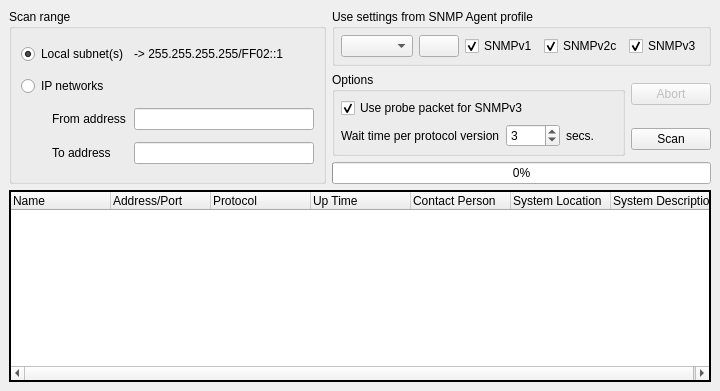
      <widget class="QWidget" name="DiscoveryTab">
       <attribute name="title">
        <string extracomment="Scan, probing, IP range search">Discovery</string>
       </attribute>
       <layout class="QGridLayout">
        <property name="leftMargin">
         <number>9</number>
        </property>
        <property name="topMargin">
         <number>9</number>
        </property>
        <property name="rightMargin">
         <number>9</number>
        </property>
        <property name="bottomMargin">
         <number>9</number>
        </property>
        <property name="spacing">
         <number>6</number>
        </property>
        <item row="1" column="1" rowspan="2">
         <widget class="QGroupBox" name="DiscoveryOptions">
          <property name="title">
           <string>Options</string>
          </property>
          <layout class="QGridLayout">
           <property name="leftMargin">
            <number>6</number>
           </property>
           <property name="topMargin">
            <number>6</number>
           </property>
           <property name="rightMargin">
            <number>6</number>
           </property>
           <property name="bottomMargin">
            <number>6</number>
           </property>
           <property name="spacing">
            <number>6</number>
           </property>
           <item row="1" column="2">
            <widget class="QLabel" name="DiscoveryWaitTimeL2">
             <property name="text">
              <string extracomment="abbreviated &quot;seconds&quot;">secs.</string>
             </property>
            </widget>
           </item>
           <item row="1" column="1">
            <widget class="QSpinBox" name="DiscoveryWaitTime">
             <property name="minimum">
              <number>1</number>
             </property>
             <property name="maximum">
              <number>1000</number>
             </property>
             <property name="value">
              <number>3</number>
             </property>
            </widget>
           </item>
           <item row="1" column="0">
            <widget class="QLabel" name="DiscoveryWaitTimeL">
             <property name="text">
              <string>Wait time per protocol version</string>
             </property>
            </widget>
           </item>
           <item row="0" column="0" colspan="2">
            <widget class="QCheckBox" name="DiscoverySNMPv3Probe">
             <property name="text">
              <string>Use probe packet for SNMPv3</string>
             </property>
             <property name="checked">
              <bool>true</bool>
             </property>
            </widget>
           </item>
          </layout>
         </widget>
        </item>
        <item row="0" column="1" colspan="2">
         <widget class="QGroupBox" name="DiscoveryAgentProperties">
          <property name="sizePolicy">
           <sizepolicy hsizetype="Preferred" vsizetype="Preferred">
            <horstretch>0</horstretch>
            <verstretch>0</verstretch>
           </sizepolicy>
          </property>
          <property name="title">
           <string>Use settings from SNMP Agent profile</string>
          </property>
          <layout class="QGridLayout">
           <property name="leftMargin">
            <number>6</number>
           </property>
           <property name="topMargin">
            <number>6</number>
           </property>
           <property name="rightMargin">
            <number>6</number>
           </property>
           <property name="bottomMargin">
            <number>6</number>
           </property>
           <property name="spacing">
            <number>6</number>
           </property>
           <item row="0" column="2">
            <widget class="QCheckBox" name="DiscoveryV1">
             <property name="text">
              <string>SNMPv1</string>
             </property>
             <property name="checked">
              <bool>true</bool>
             </property>
            </widget>
           </item>
           <item row="0" column="3">
            <widget class="QCheckBox" name="DiscoveryV2c">
             <property name="text">
              <string>SNMPv2c</string>
             </property>
             <property name="checked">
              <bool>true</bool>
             </property>
            </widget>
           </item>
           <item row="0" column="4">
            <widget class="QCheckBox" name="DiscoveryV3">
             <property name="text">
              <string>SNMPv3</string>
             </property>
             <property name="checked">
              <bool>true</bool>
             </property>
            </widget>
           </item>
           <item row="0" column="1">
            <widget class="QPushButton" name="DiscoveryAgentSettings">
             <property name="sizePolicy">
              <sizepolicy hsizetype="Fixed" vsizetype="Fixed">
               <horstretch>0</horstretch>
               <verstretch>0</verstretch>
              </sizepolicy>
             </property>
             <property name="text">
              <string/>
             </property>
             <property name="icon">
              <iconset resource="snmpb.qrc">
               <normaloff>:/icon/cog</normaloff>:/icon/cog</iconset>
             </property>
            </widget>
           </item>
           <item row="0" column="0">
            <widget class="QComboBox" name="DiscoveryAgentProfile">
             <property name="sizePolicy">
              <sizepolicy hsizetype="Expanding" vsizetype="Fixed">
               <horstretch>0</horstretch>
               <verstretch>0</verstretch>
              </sizepolicy>
             </property>
            </widget>
           </item>
          </layout>
         </widget>
        </item>
        <item row="0" column="0" rowspan="4">
         <widget class="QGroupBox" name="DiscoveryRange">
          <property name="title">
           <string>Scan range</string>
          </property>
          <layout class="QGridLayout">
           <property name="leftMargin">
            <number>9</number>
           </property>
           <property name="topMargin">
            <number>9</number>
           </property>
           <property name="rightMargin">
            <number>9</number>
           </property>
           <property name="bottomMargin">
            <number>9</number>
           </property>
           <property name="spacing">
            <number>6</number>
           </property>
           <item row="3" column="2" colspan="2">
            <widget class="QLineEdit" name="DiscoveryTo">
             <property name="sizePolicy">
              <sizepolicy hsizetype="Minimum" vsizetype="Fixed">
               <horstretch>0</horstretch>
               <verstretch>0</verstretch>
              </sizepolicy>
             </property>
             <property name="minimumSize">
              <size>
               <width>180</width>
               <height>0</height>
              </size>
             </property>
             <property name="maximumSize">
              <size>
               <width>180</width>
               <height>16777215</height>
              </size>
             </property>
            </widget>
           </item>
           <item row="2" column="0">
            <spacer>
             <property name="orientation">
              <enum>Qt::Horizontal</enum>
             </property>
             <property name="sizeType">
              <enum>QSizePolicy::Fixed</enum>
             </property>
             <property name="sizeHint" stdset="0">
              <size>
               <width>25</width>
               <height>20</height>
              </size>
             </property>
            </spacer>
           </item>
           <item row="3" column="0">
            <spacer>
             <property name="orientation">
              <enum>Qt::Horizontal</enum>
             </property>
             <property name="sizeType">
              <enum>QSizePolicy::Fixed</enum>
             </property>
             <property name="sizeHint" stdset="0">
              <size>
               <width>25</width>
               <height>20</height>
              </size>
             </property>
            </spacer>
           </item>
           <item row="3" column="1">
            <widget class="QLabel" name="DiscoveryToL">
             <property name="text">
              <string>To address</string>
             </property>
            </widget>
           </item>
           <item row="2" column="1">
            <widget class="QLabel" name="DiscoveryFromL">
             <property name="text">
              <string>From address</string>
             </property>
            </widget>
           </item>
           <item row="2" column="2" colspan="2">
            <widget class="QLineEdit" name="DiscoveryFrom">
             <property name="sizePolicy">
              <sizepolicy hsizetype="Minimum" vsizetype="Fixed">
               <horstretch>0</horstretch>
               <verstretch>0</verstretch>
              </sizepolicy>
             </property>
             <property name="minimumSize">
              <size>
               <width>180</width>
               <height>0</height>
              </size>
             </property>
             <property name="maximumSize">
              <size>
               <width>180</width>
               <height>16777215</height>
              </size>
             </property>
             <property name="text">
              <string/>
             </property>
            </widget>
           </item>
           <item row="0" column="0" colspan="2">
            <widget class="QRadioButton" name="DiscoveryLocal">
             <property name="text">
              <string>Local subnet(s)</string>
             </property>
             <property name="checked">
              <bool>true</bool>
             </property>
            </widget>
           </item>
           <item row="0" column="2">
            <widget class="QLabel" name="DiscoveryLocal2">
             <property name="text">
              <string notr="true">-&gt; 255.255.255.255/FF02::1</string>
             </property>
            </widget>
           </item>
           <item row="1" column="0" colspan="2">
            <widget class="QRadioButton" name="DiscoveryNetworks">
             <property name="text">
              <string>IP networks</string>
             </property>
            </widget>
           </item>
          </layout>
         </widget>
        </item>
        <item row="4" column="0" colspan="3">
         <widget class="QTreeWidget" name="DiscoveryOutput">
          <property name="frameShape">
           <enum>QFrame::WinPanel</enum>
          </property>
          <property name="frameShadow">
           <enum>QFrame::Plain</enum>
          </property>
          <property name="selectionMode">
           <enum>QAbstractItemView::ExtendedSelection</enum>
          </property>
          <property name="rootIsDecorated">
           <bool>false</bool>
          </property>
          <property name="columnCount">
           <number>7</number>
          </property>
          <column>
           <property name="text">
            <string>Name</string>
           </property>
          </column>
          <column>
           <property name="text">
            <string>Address/Port</string>
           </property>
          </column>
          <column>
           <property name="text">
            <string>Protocol</string>
           </property>
          </column>
          <column>
           <property name="text">
            <string>Up Time</string>
           </property>
          </column>
          <column>
           <property name="text">
            <string>Contact Person</string>
           </property>
          </column>
          <column>
           <property name="text">
            <string>System Location</string>
           </property>
          </column>
          <column>
           <property name="text">
            <string>System Description</string>
           </property>
          </column>
         </widget>
        </item>
        <item row="1" column="2">
         <widget class="QPushButton" name="DiscoveryAbortButton">
          <property name="enabled">
           <bool>false</bool>
          </property>
          <property name="sizePolicy">
           <sizepolicy hsizetype="Fixed" vsizetype="Fixed">
            <horstretch>0</horstretch>
            <verstretch>0</verstretch>
           </sizepolicy>
          </property>
          <property name="text">
           <string>Abort</string>
          </property>
         </widget>
        </item>
        <item row="2" column="2">
         <widget class="QPushButton" name="DiscoveryButton">
          <property name="sizePolicy">
           <sizepolicy hsizetype="Fixed" vsizetype="Fixed">
            <horstretch>0</horstretch>
            <verstretch>0</verstretch>
           </sizepolicy>
          </property>
          <property name="text">
           <string>Scan</string>
          </property>
         </widget>
        </item>
        <item row="3" column="1" colspan="2">
         <widget class="QProgressBar" name="DiscoveryProgress">
          <property name="value">
           <number>0</number>
          </property>
          <property name="orientation">
           <enum>Qt::Horizontal</enum>
          </property>
          <property name="invertedAppearance">
           <bool>false</bool>
          </property>
         </widget>
        </item>
       </layout>
      </widget>
